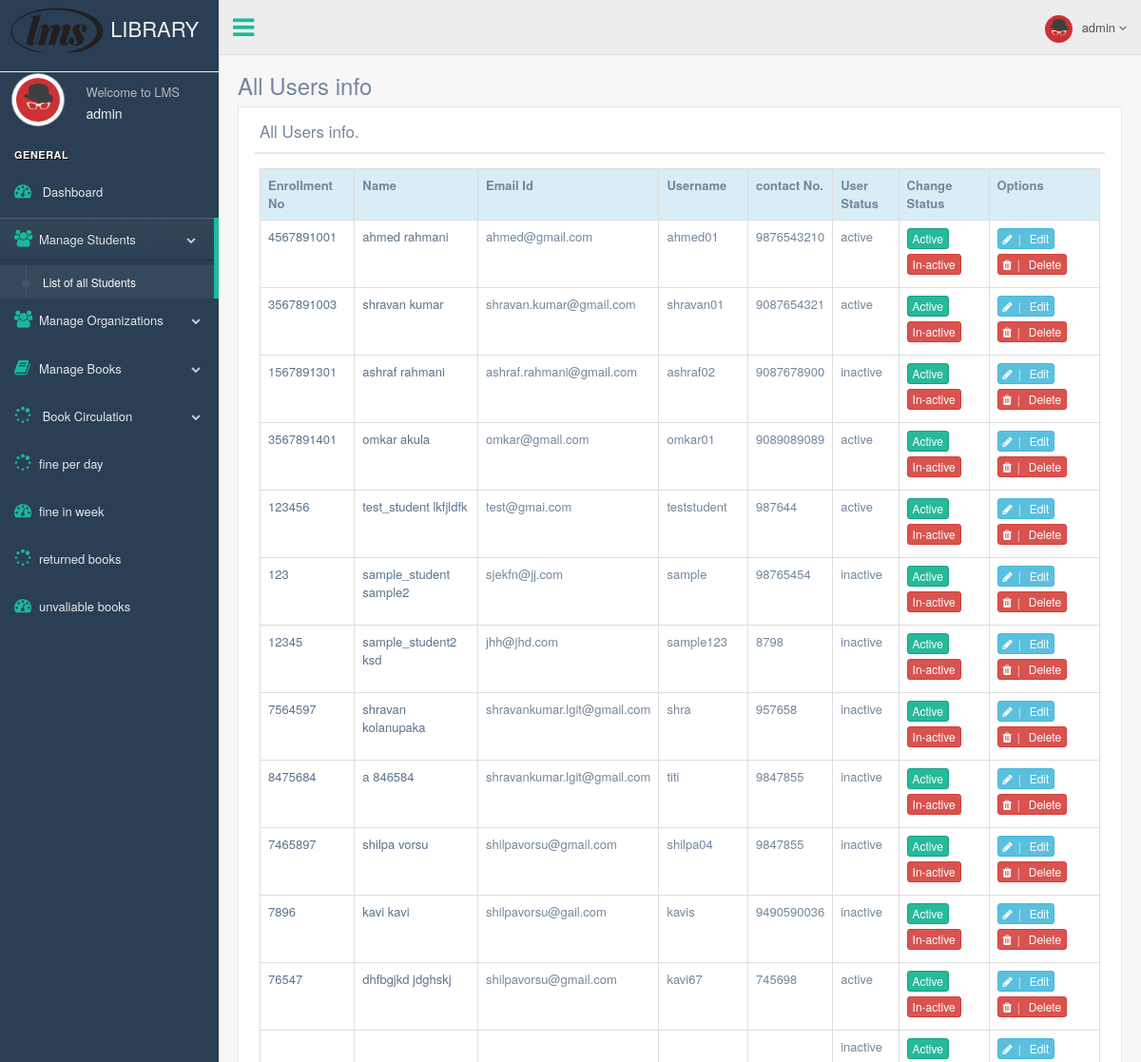
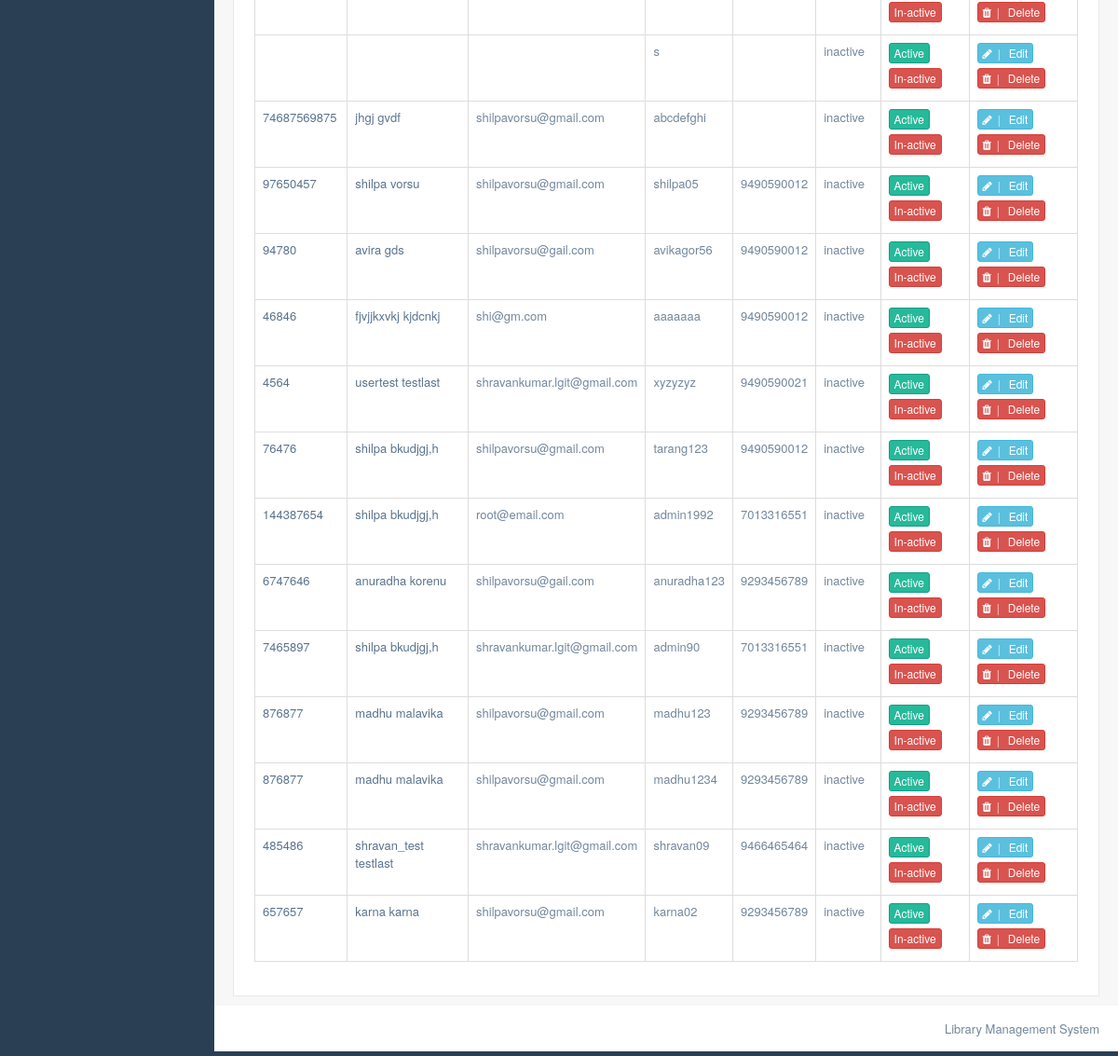
Page /librarian/display_student_info.php (signed in) on the committed database (2 pictures, top to bottom).
### tables this page shows
CREATE TABLE `student_registration` (
  `id` int(5) NOT NULL,
  `firstname` varchar(50) NOT NULL,
  `lastname` varchar(50) NOT NULL,
  `sem` varchar(20) NOT NULL,
  `enrollment_no` varchar(20) NOT NULL,
  `email` varchar(50) NOT NULL,
  `username` varchar(50) NOT NULL,
  `password` varchar(50) NOT NULL,
  `conf_password` varchar(50) NOT NULL,
  `contact` varchar(20) NOT NULL,
  `address` varchar(1024) NOT NULL,
  `added_on` date NOT NULL,
  `status` varchar(10) NOT NULL
);

### librarian/display_student_info.php (the view)
<?php
    include "header.php";
    include "connection.php";
?>
        <div class="right_col" role="main">
            <div class="">
                <div class="page-title">
                    <div class="title_left">
                        <h3>All Users info</h3>
                    </div>
                </div>
                <div class="clearfix"></div>
                <div class="row" style="min-height:500px">
                    <div class="col-md-12 col-sm-12 col-xs-12">
                        <div class="x_panel">
                            <div class="x_title">
                                <h2> All Users info.</h2>
                                <div class="clearfix"></div>
                            </div>
                            <div class="x_content">
                                <?php
                                    $res = mysqli_query($db_connect,"SELECT * FROM student_registration");
                                    echo "<table class='table table-bordered'>";
                                    echo "<tr class='bg-info'>";
                                    echo "<th> Enrollment No </th>";
                                    echo "<th> Name </th>";
                                    echo "<th> Email Id </th>";
                                    echo "<th> Username </th>";
                                    echo "<th> contact No. </th>";
                                    echo "<th> User Status </th>";
                                    echo "<th> Change Status </th>";
                                    echo "<th> Options </th>";
                                    echo "</tr>";
                                    while($row = mysqli_fetch_array($res)){
                                        echo "<tr>";
                                        echo "<td>"; ?> <a href="student_profile.php?id=<?php echo $row["id"]; ?>" > <?php echo $row["enrollment_no"] ."</a></td>";
                                        echo "<td>"; ?> <a href="student_profile.php?id=<?php echo $row["id"]; ?>" > <?php echo $row["firstname"] ." ".$row["lastname"]."</a></td>";
                                        echo "<td>". $row["email"] . "</td>";
                                        echo "<td>". $row["username"] . "</td>";
                                        echo "<td>". $row["contact"] . "</td>";
                                        echo "<td>". $row["status"] . "</td>";
                                        echo "<td>";
                                            ?>
                                                <a href="active.php?id= <?php echo $row["id"]; ?>" >
                                                    <button class="btn btn-success btn-xs">Active</button>
                                                </a>
                                                <a href="inactive.php?id= <?php echo $row["id"]; ?>" >
                                                    <button class="btn btn-danger btn-xs">In-active</button>
                                                </a>
                                            <?php
                                        echo "</td>";
                                        echo "<td>";
                                            ?>
                                                <a href="edit_student.php?id=<?php echo $row['id'];?>">
                                                    <button class="btn btn-info btn-xs"><span class="fa fa-pencil">&nbsp; | &nbsp; </span> Edit </button>
                                                </a>
                                                <a href="delete_student.php?id=<?php echo $row['id'];?>">
                                                    <button class="btn btn-danger btn-xs"><span class="fa fa-trash">&nbsp; | &nbsp; </span> Delete </button>
                                                </a>
                                            <?php
                                        echo "</td>";
                                        echo "</tr>";
                                    }
                                    echo "</table>";
                                ?>
                            </div>
                        </div>
                    </div>
                </div>
            </div>
        </div>
<?php
    include "footer.php";
?>

### rows in the picture
student_registration: enrollment_no "4567891001", firstname "ahmed", lastname "rahmani", email "ahmed@gmail.com", username "ahmed01", contact "9876543210", status "active"
student_registration: enrollment_no "3567891003", firstname "shravan", lastname "kumar", email "shravan.kumar@gmail.com", username "shravan01", contact "9087654321", status "active"
student_registration: enrollment_no "1567891301", firstname "ashraf", lastname "rahmani", email "ashraf.rahmani@gmail.com", username "ashraf02", contact "9087678900", status "inactive"
student_registration: enrollment_no "3567891401", firstname "omkar", lastname "akula", email "omkar@gmail.com", username "omkar01", contact "9089089089", status "active"
student_registration: enrollment_no "123456", firstname "test_student", lastname "lkfjldfk", email "test@gmai.com", username "teststudent", contact "987644", status "active"
student_registration: enrollment_no "123", firstname "sample_student", lastname "sample2", email "sjekfn@jj.com", username "sample", contact "98765454", status "inactive"
student_registration: enrollment_no "12345", firstname "sample_student2", lastname "ksd", email "jhh@jhd.com", username "sample123", contact "8798", status "inactive"
student_registration: enrollment_no "7564597", firstname "shravan", lastname "kolanupaka", email "shravankumar.lgit@gmail.com", username "shra", contact "957658", status "inactive"
student_registration: enrollment_no "8475684", firstname "a", lastname "846584", email "shravankumar.lgit@gmail.com", username "titi", contact "9847855", status "inactive"
student_registration: enrollment_no "7465897", firstname "shilpa", lastname "vorsu", email "shilpavorsu@gmail.com", username "shilpa04", contact "9847855", status "inactive"
student_registration: enrollment_no "7896", firstname "kavi", lastname "kavi", email "shilpavorsu@gail.com", username "kavis", contact "9490590036", status "inactive"
student_registration: enrollment_no "76547", firstname "dhfbgjkd", lastname "jdghskj", email "shilpavorsu@gmail.com", username "kavi67", contact "745698", status "active"
student_registration: status "inactive"
student_registration: username "s", status "inactive"
student_registration: enrollment_no "74687569875", firstname "jhgj", lastname "gvdf", email "shilpavorsu@gmail.com", username "abcdefghi", status "inactive"
student_registration: enrollment_no "97650457", firstname "shilpa", lastname "vorsu", email "shilpavorsu@gmail.com", username "shilpa05", contact "9490590012", status "inactive"
student_registration: enrollment_no "94780", firstname "avira", lastname "gds", email "shilpavorsu@gail.com", username "avikagor56", contact "9490590012", status "inactive"
student_registration: enrollment_no "46846", firstname "fjvjjkxvkj", lastname "kjdcnkj", email "shi@gm.com", username "aaaaaaa", contact "9490590012", status "inactive"
student_registration: enrollment_no "4564", firstname "usertest", lastname "testlast", email "shravankumar.lgit@gmail.com", username "xyzyzyz", contact "9490590021", status "inactive"
student_registration: enrollment_no "76476", firstname "shilpa", lastname "bkudjgj,h", email "shilpavorsu@gmail.com", username "tarang123", contact "9490590012", status "inactive"
student_registration: enrollment_no "144387654", firstname "shilpa", lastname "bkudjgj,h", email "root@email.com", username "admin1992", contact "7013316551", status "inactive"
student_registration: enrollment_no "6747646", firstname "anuradha", lastname "korenu", email "shilpavorsu@gail.com", username "anuradha123", contact "9293456789", status "inactive"
student_registration: enrollment_no "7465897", firstname "shilpa", lastname "bkudjgj,h", email "shravankumar.lgit@gmail.com", username "admin90", contact "7013316551", status "inactive"
student_registration: enrollment_no "876877", firstname "madhu", lastname "malavika", email "shilpavorsu@gmail.com", username "madhu123", contact "9293456789", status "inactive"
student_registration: enrollment_no "876877", firstname "madhu", lastname "malavika", email "shilpavorsu@gmail.com", username "madhu1234", contact "9293456789", status "inactive"
student_registration: enrollment_no "485486", firstname "shravan_test", lastname "testlast", email "shravankumar.lgit@gmail.com", username "shravan09", contact "9466465464", status "inactive"
student_registration: enrollment_no "657657", firstname "karna", lastname "karna", email "shilpavorsu@gmail.com", username "karna02", contact "9293456789", status "inactive"

### other values in the picture
$_SESSION["librarian"] "admin"
